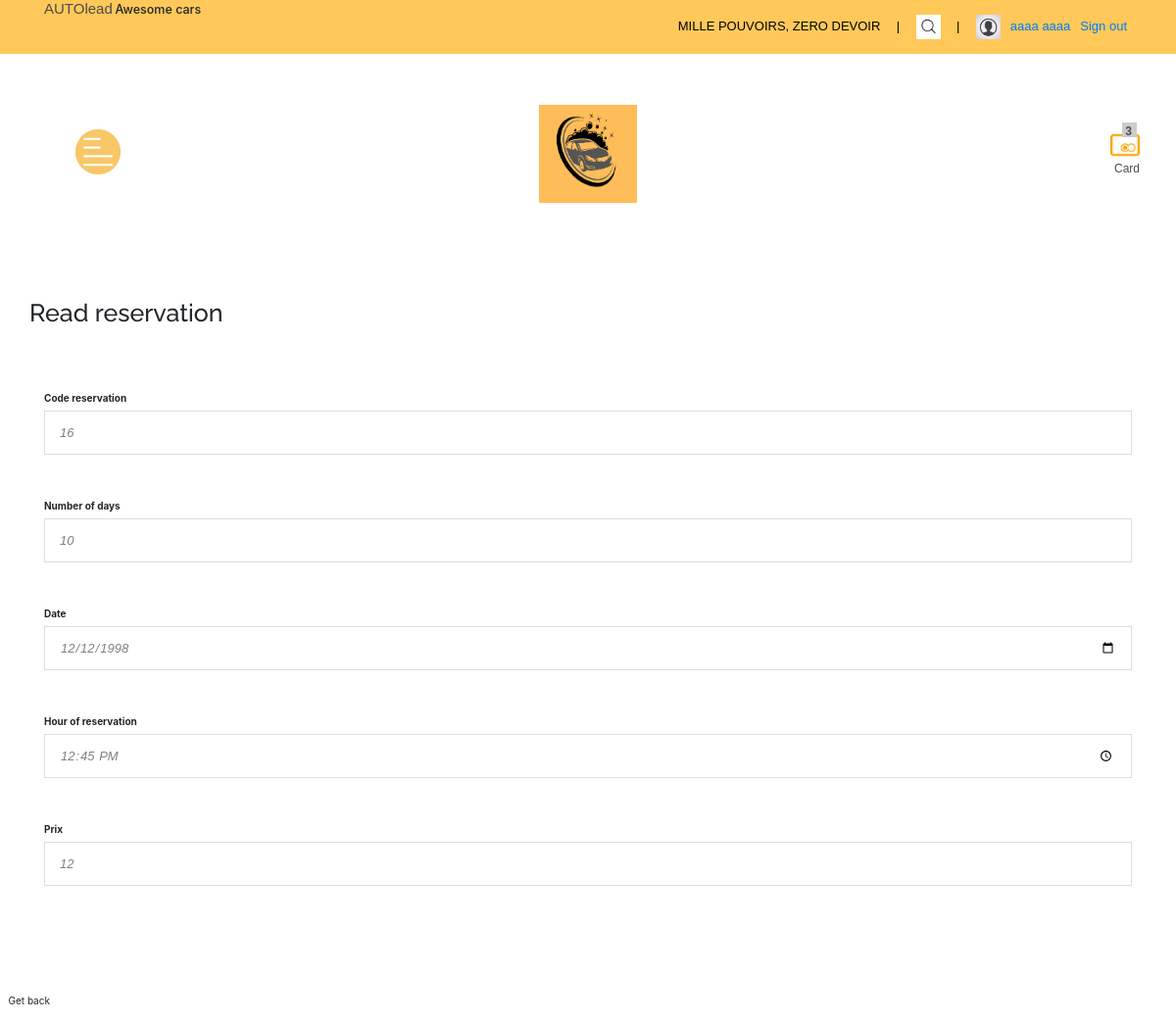
The page /Views/front/browse112.php?id=16 (signed in) on the database its author committed.
### tables this page shows
CREATE TABLE `voitures_a_louer` (
  `code_reservation` int(11) NOT NULL,
  `date_reservation` date NOT NULL,
  `nb_jours` int(11) NOT NULL,
  `heure_res` time NOT NULL,
  `prix_res` double NOT NULL
);

### Views/front/browse112.php (the view, shortened to what this page needs)
<!DOCTYPE html>
<html lang="en">
<head>
	<link rel="stylesheet" type="text/css" href="assets/bootstrap/css/bootstrap.min.css">
	<link rel="stylesheet" type="text/css" href="assets/css/style.css">
	<link rel="stylesheet" type="text/css" href="assets/css/responsive-style.css">
	<link rel="stylesheet" type="text/css" href="assets/css/style-light.css">
<link rel="stylesheet" type="text/css" href="https://cdn.jsdelivr.net/gh/kenwheeler/slick@1.8.1/slick/slick-theme.css" />
<link rel="stylesheet" type="text/css" href="https://cdn.jsdelivr.net/npm/slick-carousel@1.8.1/slick/slick.css" />
<link rel="stylesheet" type="text/css" href="https://cdnjs.cloudflare.com/ajax/libs/font-awesome/4.7.0/css/font-awesome.min.css" />
<link rel="stylesheet" type="text/css" href="https://stackpath.bootstrapcdn.com/bootstrap/4.4.1/css/bootstrap.css" />
</head>
	<body>
		<header>
			<section class="container-fluid">
				<div class="row" id="topbar">
					<div class="col-sm-5">
						<ul id="topleft">
							<li><h4>AUTOlead</h4></li>
							<li><h5>Awesome cars</h5></li>
						</ul>
					</div>
					<div class="col-sm-7">
						<ul id="topright">
							<li>MILLE POUVOIRS, ZERO DEVOIR</li>
							<li>&nbsp;|&nbsp;</li>
							<li id="searchlink" class="searchlink withpopup"><a href="search.php" class="search"><img src="search.jpeg" alt="Search" width="25" height="25"></a>
							</li>
							<li>&nbsp;|&nbsp;</li>
							<li id="userlink" class="userlogin withpopup"><a href="#"><img src="user.jpeg" alt="User" width="25" height="25"></a>
								<div class="popup" id="usermenu">
								<?php
                                            if (isset($_SESSION['username'])) {
                                                echo ' <li><a href="">'. $_SESSION['nom_prenom_user'].'</a></li>';
                                        echo '<li><a href="logout.php">Sign out</a></li>';
                                            }  else {
                                        echo ' <li><a href="login.php">Sign in</a></li>';
                                        echo ' <li><a href="signup.php">Sign up</a></li>';
                                        }
                                        ?>
      							</div>
							</li>
						</ul>
					</div>
				</div>
				<div class="row pagehead">
					<div class="col-sm-2 col-xs-2">
						<div id="nav-toggle">
							<a href="#"><img src="menu.jpg" width="50" height="50" alt="menu"></a>
						</div>
					</div>
					<div class="col-sm-8 col-xs-8" id="logo">
						<a href="index.html"><img src="logo.png" alt="AUTOlead Logo" width="100" height="100"></a>
					</div>
					<div class="col-sm-1 col-sm-offset-1 col-xs-2">
						<div id="cart">
							<div id="cartitems">
								<span>&nbsp;3</span>
							</div>
							<a href="#"><img src="card.png" alt="Cart" width="30" height="30">Card</a>
						</div>
					</div>
				</div>
			</section>
            <br />
<?php require 'database.php';
$code_reservation = null;
 if ( !empty($_GET['id'])) { $code_reservation = $_REQUEST['id']; }
              $pdo = DatabaseConnect::connect();
             $pdo->setAttribute(PDO::ATTR_ERRMODE, PDO::ERRMODE_EXCEPTION);
             $sql = "SELECT * FROM voitures_a_louer where code_reservation = ?";
             $q = $pdo->prepare($sql);
             $q->execute(array($code_reservation));
             $data = $q->fetch(PDO::FETCH_ASSOC);
             $code_reservation = $data['code_reservation'];
             $date_reservation = $data['date_reservation'];
             $nb_jours = $data['nb_jours'];
             $heure_res = $data['heure_res'];
             $prix_res = $data['prix_res'];
     ?>
<br />
<div class="container mx-auto">
<br />
<div class="row">
<br />
<h1>Read reservation </h1>
</div>
<p>
<br />
<br />
<div class="control-group <?php echo !empty( $code_reservationErrr)?'error':'';?>">
                        <label class="control-label">Code reservation</label>
<br />
<div class="controls">
                            <input name="code_reservation" type="text"  placeholder="code_reservation" value="<?php echo !empty($code_reservation)?$code_reservation:'';?>">
</div>
</div>
<p>
<br />
<div class="control-group<?php echo !empty($nb_joursErr)?'error':'';?>">
                    <label class="control-label">Number of days</label>
<br />
<div class="controls">
                            <input type="number" name="nb_jours" value="<?php echo !empty($nb_jours)?$nb_jours:''; ?>">
</div>
</div>
<p>
<br />
<div class="control-group<?php echo !empty($date_reservationErr)?'error':'';?>">
                    <label class="control-label">Date</label>
<br />
<div class="controls">
                            <input type="date" name="date_reservation" value="<?php echo !empty($date_reservation)?$date_reservation:''; ?>">
</div>
</div>
<p>
<br />
<div class="control-group <?php echo !empty($heure_resErr)?'error':'';?>">
                        <label class="control-label">Hour of reservation </label>
<br />
<div class="controls">
                            <input name="heure_res" type="time" placeholder="Email Address" value="<?php echo !empty($heure_res)?$heure_res:'';?>">
</div>
</div>
<p>
<br />
<div class="control-group <?php echo !empty($prix_resErr)?'error':'';?>">
                        <label class="control-label">Prix</label>
<br />
<div class="controls">
                            <input name="prix_res" type="text" placeholder="Prix" value="<?php echo !empty($prix_res) ? $prix_res:'';?>">
</div>
</div>
<p>
<br />
<br />
</div>
<p>
<br />
<div class="form-actions">
                 <a class="btn" href="browse11.php">Get back</a>
</div>
 </body>
</html>

### Views/front/assets/css/style.css (style rules this page uses)
p, span { font-family: "Montserrat-Light",sans-serif; font-size:14px; font-weight: 300; color:#808080; line-height: 25px; }
h1, .jumbotron h1 { font-family: 'Raleway', sans-serif; font-weight: 800; font-size: 30px; }
h4 { font-family: "Montserrat-Regular",sans-serif; font-size:30px; color:#4c4c4c; }
input:not(.input-btn), textarea { border-radius: 0; border:solid 1px #ddd; font-family: "Montserrat-Light",sans-serif!important; font-size: 13px; font-style: italic; font-weight: 300; color:#808080; width: 100%; height:45px; padding:5px 15px; resize:none; transition:border-color 0.5s ease; }
#topbar { position: relative; z-index: 4; }
header { position: relative; }
header ul { list-style: none; padding:0; margin:0; }
.pagehead { text-align:center; }
.row.pagehead { display: -ms-flexbox; display: -webkit-flex; display: flex; -ms-flex-align: center; -webkit-align-items: center; -webkit-box-align: center; align-items: center; }
header ul > li { font-size:13px; display: inline-block; }
ul#topleft { margin-left:30px; }
ul#topright { margin-right: 30px; float:right; }
ul#topright > li { display: inline-block; padding:15px 5px; text-align:center; font-family:"Montserrat-Light", sans-serif; color:#000; text-decoration: none; box-sizing: border-box; }
#usermenu { padding-bottom: 5px; }
.popup { box-sizing: border-box; display: none; position: absolute; z-index: 3; top: 25px; right: 30px; padding: 15px; padding-top:30px; border-bottom: solid 1px #ccc; }
#logo { display: inline-block; text-align:center; margin:52px 0; }
#nav-toggle { margin:66px 30px; display: inline-block; }
#nav-toggle > a { text-decoration: none; padding:2px 8px; display: table-cell; vertical-align: middle; }
#cart { margin:67px 0; position:relative; display: inline-block; }
#cart img { margin-right: 5px; }
#cart > a { padding:8px; color:#4c4c4c; font-family: "Montserrat-Regular",sans-serif; font-size: 12px; display: inline-block; transition:color 0.5s ease; }
#cartitems { background-image:url("http://placehold.it/15x15"); width:15px; height:15px; position:absolute; left:30px; top:0; }
#cartitems > span { color:#4c4c4c; font-family:"Montserrat-Regular",sans-serif; font-weight: 700; font-size: 12px; line-height: 18px; display: table-cell; vertical-align: middle; text-align: center; }

### Views/front/assets/css/style-light.css (style rules this page uses)
header #topbar { background-color:#ffc859; }

### rows shown on the page
voitures_a_louer: code_reservation "16", nb_jours "10", date_reservation "12/12/1998", heure_res "12:45:00", prix_res "12"

### other values the page prints
$_SESSION['nom_prenom_user'] "aaaa aaaa"
